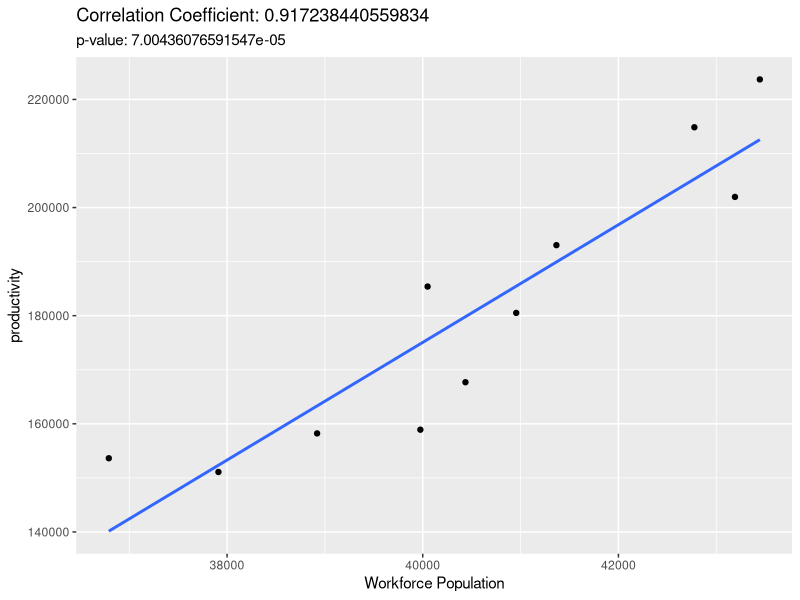
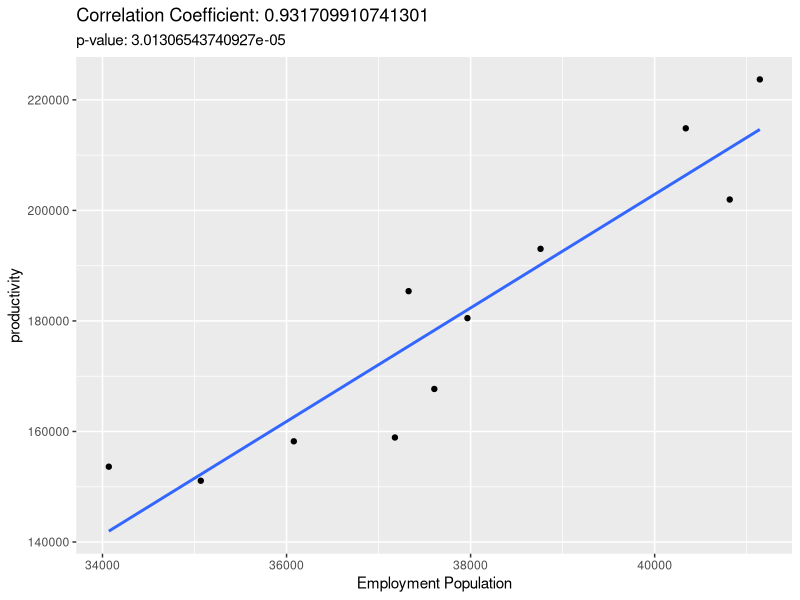
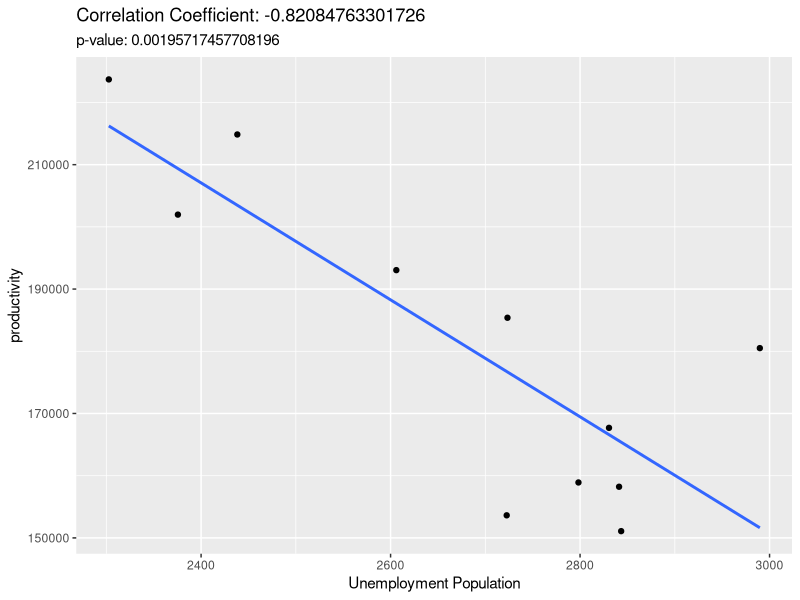
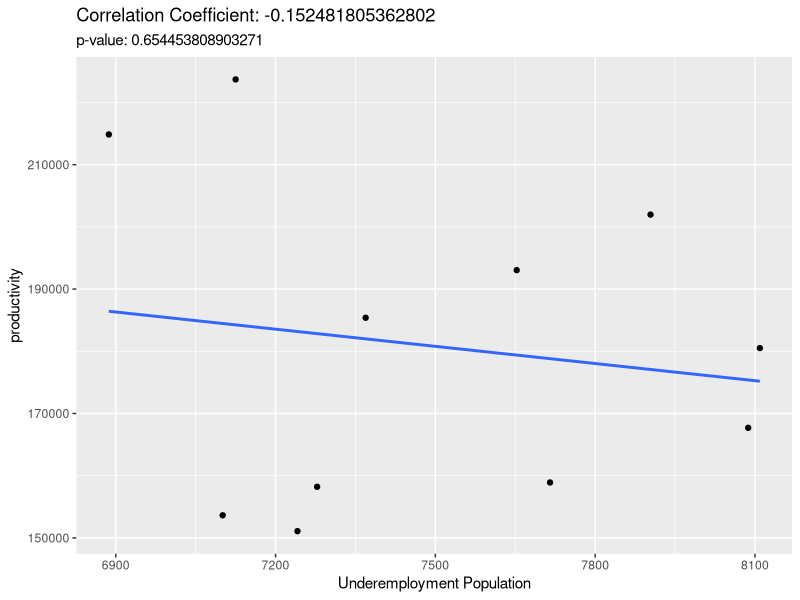

Write R code to recreate these figures, in order.
## ---- chunk 1
#| echo: false
#| message: false
#| warning: false
# Dependencies
library(readxl)
library(ggplot2)
library(dplyr)
## ---- chunk 2
#| echo: false
#| message: false
#| warning: false
# Load data
# Load data for productivity
productivity <- as.data.frame(t(read_excel("productivity/productivity.xlsx", 
                           sheet = "national-modified", range = "S14:AC14", 
                           col_names = FALSE)))

# Load data for rates
year <- 2008:2018
total_population <- c(57848, 59237, 60718, 61882, 62985, 64093, 62189, 64939, 68125, 69896, 71339)
participation <- c(63.6, 64.0, 64.1, 64.6, 64.2, 63.9, 64.4, 63.7, 63.4, 61.2, 60.9)
employment <- c(92.6, 92.5, 92.7, 93.0, 93.0, 92.7, 93.2, 93.7, 94.5, 94.3, 94.7)
unemployment <- c(7.4, 7.5, 7.3, 7.0, 7.0, 7.3, 6.8, 6.3, 5.5, 5.7, 5.3)
underemployment <- c(19.3, 19.1, 18.7, 19.3, 20.0, 19.8, 18.4, 18.5, 18.3, 16.1, 16.4)

# Combine data frames
# Note: population is by '000s
df <- data.frame(year, total_population, participation, employment, unemployment, underemployment, productivity=productivity$V1)

# Add workforce population and other population
df <- df %>%
        mutate(workforce=total_population*participation/100) %>% 
        mutate(pop_e=workforce*employment/100) %>% 
        mutate(pop_une=workforce*unemployment/100) %>% 
        mutate(pop_undere=workforce*underemployment/100)
## ---- chunk 3
#| message: false
#| warning: false
# Linear model for workforce population against labor productivity
test <- cor.test(df$workforce, df$productivity)
ggplot(df, aes(x=workforce, y=productivity)) +
  geom_point() +
  geom_smooth(method="lm", se=FALSE) +
  labs(title=paste("Correlation Coefficient:", test$estimate),
       subtitle=paste("p-value:", test$p.value)) +
  xlab("Workforce Population")
## ---- chunk 4
#| message: false
#| warning: false
# Linear model for employment population against labor productivity
test <- cor.test(df$pop_e, df$productivity)
ggplot(df, aes(x=pop_e, y=productivity)) +
  geom_point() +
  geom_smooth(method="lm", se=FALSE) +
  labs(title=paste("Correlation Coefficient:", test$estimate),
       subtitle=paste("p-value:", test$p.value)) +
  xlab("Employment Population")
## ---- chunk 5
#| message: false
#| warning: false
# Linear model for unemployment population against labor productivity
test <- cor.test(df$pop_une, df$productivity)
ggplot(df, aes(x=pop_une, y=productivity)) +
  geom_point() +
  geom_smooth(method="lm", se=FALSE) +
  labs(title=paste("Correlation Coefficient:", test$estimate),
       subtitle=paste("p-value:", test$p.value)) +
  xlab("Unemployment Population")
## ---- chunk 6
#| message: false
#| warning: false
# Linear model for underemployment population against labor productivity
test <- cor.test(df$pop_undere, df$productivity)
ggplot(df, aes(x=pop_undere, y=productivity)) +
  geom_point() +
  geom_smooth(method="lm", se=FALSE) +
  labs(title=paste("Correlation Coefficient:", test$estimate),
       subtitle=paste("p-value:", test$p.value)) +
  xlab("Underemployment Population")
